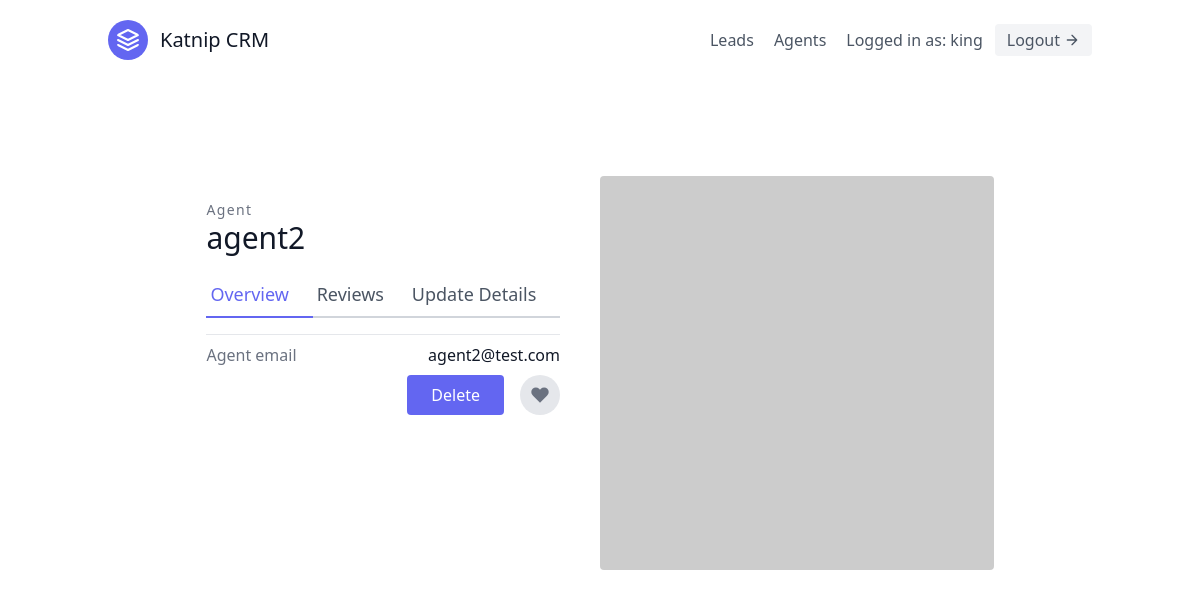
Page /agents/3/ (signed in) on the committed database.
### leads/models.py (models this page shows, shortened)
class User(AbstractUser):
    is_organiser = models.BooleanField(default=True)
    is_agent = models.BooleanField(default=False)

class Agent(models.Model):
    user = models.OneToOneField(User, on_delete=models.CASCADE)
    organisation = models.ForeignKey(
        UserProfile, on_delete=models.CASCADE
    )

### agents/views.py (the view)
# urls.py: path('<int:pk>/', AgentDetailView.as_view(), name='agent-detail'),
class AgentDetailView(OrganiserAndLoginRequiredMixin, generic.DetailView):
    template_name = "agents/agent_detail.html"
    context_object_name = "agent"
    def get_queryset(self):
        return Agent.objects.all()

### agents/mixins.py (called while the page is built)
    def dispatch(self, request, *args, **kwargs):
        if not request.user.is_authenticated or not request.user.is_organiser:
            return redirect('login')
        return super().dispatch(request, *args, **kwargs)

### agents/templates/agents/agent_detail.html (shortened to what this page needs)
{% extends "base.html" %}
{% block content %}
<section class="text-gray-600 body-font overflow-hidden">
  <div class="container px-5 py-24 mx-auto">
    <div class="lg:w-4/5 mx-auto flex flex-wrap">
      <div class="lg:w-1/2 w-full lg:pr-10 lg:py-6 mb-6 lg:mb-0">
        <h2 class="text-sm title-font text-gray-500 tracking-widest">Agent</h2>
        <h1 class="text-gray-900 text-3xl title-font font-medium mb-4">{{ agent.user.username }}</h1>
        <div class="flex mb-4">
          <a class="flex-grow text-indigo-500 border-b-2 border-indigo-500 py-2 text-lg px-1"
            href="#">
            Overview
          </a>
          <a class="flex-grow border-b-2 border-gray-300 py-2 text-lg px-1">Reviews</a>
          <a href="{% url 'agents:agent-update' agent.pk %}"
            class="flex-grow border-b-2 border-gray-300 py-2 text-lg px-1">
            Update Details
          </a>
        </div>
        <div class="flex border-t border-gray-200 py-2">
          <span class="text-gray-500">Agent email</span>
          <span class="ml-auto text-gray-900">{{ agent.user.email }}</span>
        </div>
        <div class="flex">
          <a href="#" class="flex ml-auto text-white bg-indigo-500 border-0 py-2 px-6 focus:outline-none hover:bg-indigo-600 rounded">Delete</a>
          <button
            class="rounded-full w-10 h-10 bg-gray-200 p-0 border-0 inline-flex items-center justify-center text-gray-500 ml-4">
            <svg fill="currentColor" stroke-linecap="round" stroke-linejoin="round" stroke-width="2" class="w-5 h-5"
              viewBox="0 0 24 24">
              <path
                d="M20.84 4.61a5.5 5.5 0 00-7.78 0L12 5.67l-1.06-1.06a5.5 5.5 0 00-7.78 7.78l1.06 1.06L12 21.23l7.78-7.78 1.06-1.06a5.5 5.5 0 000-7.78z">
              </path>
            </svg>
          </button>
        </div>
      </div>
      <img alt="ecommerce" class="lg:w-1/2 w-full lg:h-auto h-64 object-cover object-center rounded"
        src="https://dummyimage.com/400x400">
    </div>
  </div>
</section>
{% endblock content %}

### templates/navbar.html (shortened to what this page needs)
<header class="text-gray-600 body-font">
  <div class="container mx-auto flex flex-wrap p-5 flex-col md:flex-row items-center">
    <a href="{% url 'landing_page' %}" class="flex title-font font-medium items-center text-gray-900 mb-4 md:mb-0">
      <svg xmlns="http://www.w3.org/2000/svg" fill="none" stroke="currentColor" stroke-linecap="round"
        stroke-linejoin="round" stroke-width="2" class="w-10 h-10 text-white p-2 bg-indigo-500 rounded-full"
        viewBox="0 0 24 24">
        <path d="M12 2L2 7l10 5 10-5-10-5zM2 17l10 5 10-5M2 12l10 5 10-5"></path>
      </svg>
      <span class="ml-3 text-xl">Katnip CRM</span>
    </a>
    <nav class="md:ml-auto flex flex-wrap items-center text-base justify-center">
      {% if not request.user.is_authenticated %}
        <a href="{% url 'signup' %}" class="mr-5 hover:text-gray-900">Sign Up</a>
      {% else %}
      <a href="{% url 'leads:lead-list' %}" class="mr-5 hover:text-gray-900">Leads</a>
        {% if request.user.is_organiser %}
        <a href="{% url 'agents:agent-list' %}" class="mr-5 hover:text-gray-900">Agents</a>
        {% endif %}
      {% endif %}
    </nav>
    {% if request.user.is_authenticated %}
      Logged in as:  {{ request.user.username }}
      <a href="{% url 'logout' %}"
        class="ml-3 inline-flex items-center bg-gray-100 border-0 py-1 px-3 focus:outline-none hover:bg-gray-200 rounded text-base mt-4 md:mt-0">Logout
        <svg fill="none" stroke="currentColor" stroke-linecap="round" stroke-linejoin="round" stroke-width="2"
          class="w-4 h-4 ml-1" viewBox="0 0 24 24">
          <path d="M5 12h14M12 5l7 7-7 7"></path>
        </svg>
      </a>
    {% endif %}
  </div>
</header>

### rows in the picture
User: user.username "king"
Agent: user.username "agent2", user.email "agent2@test.com"
